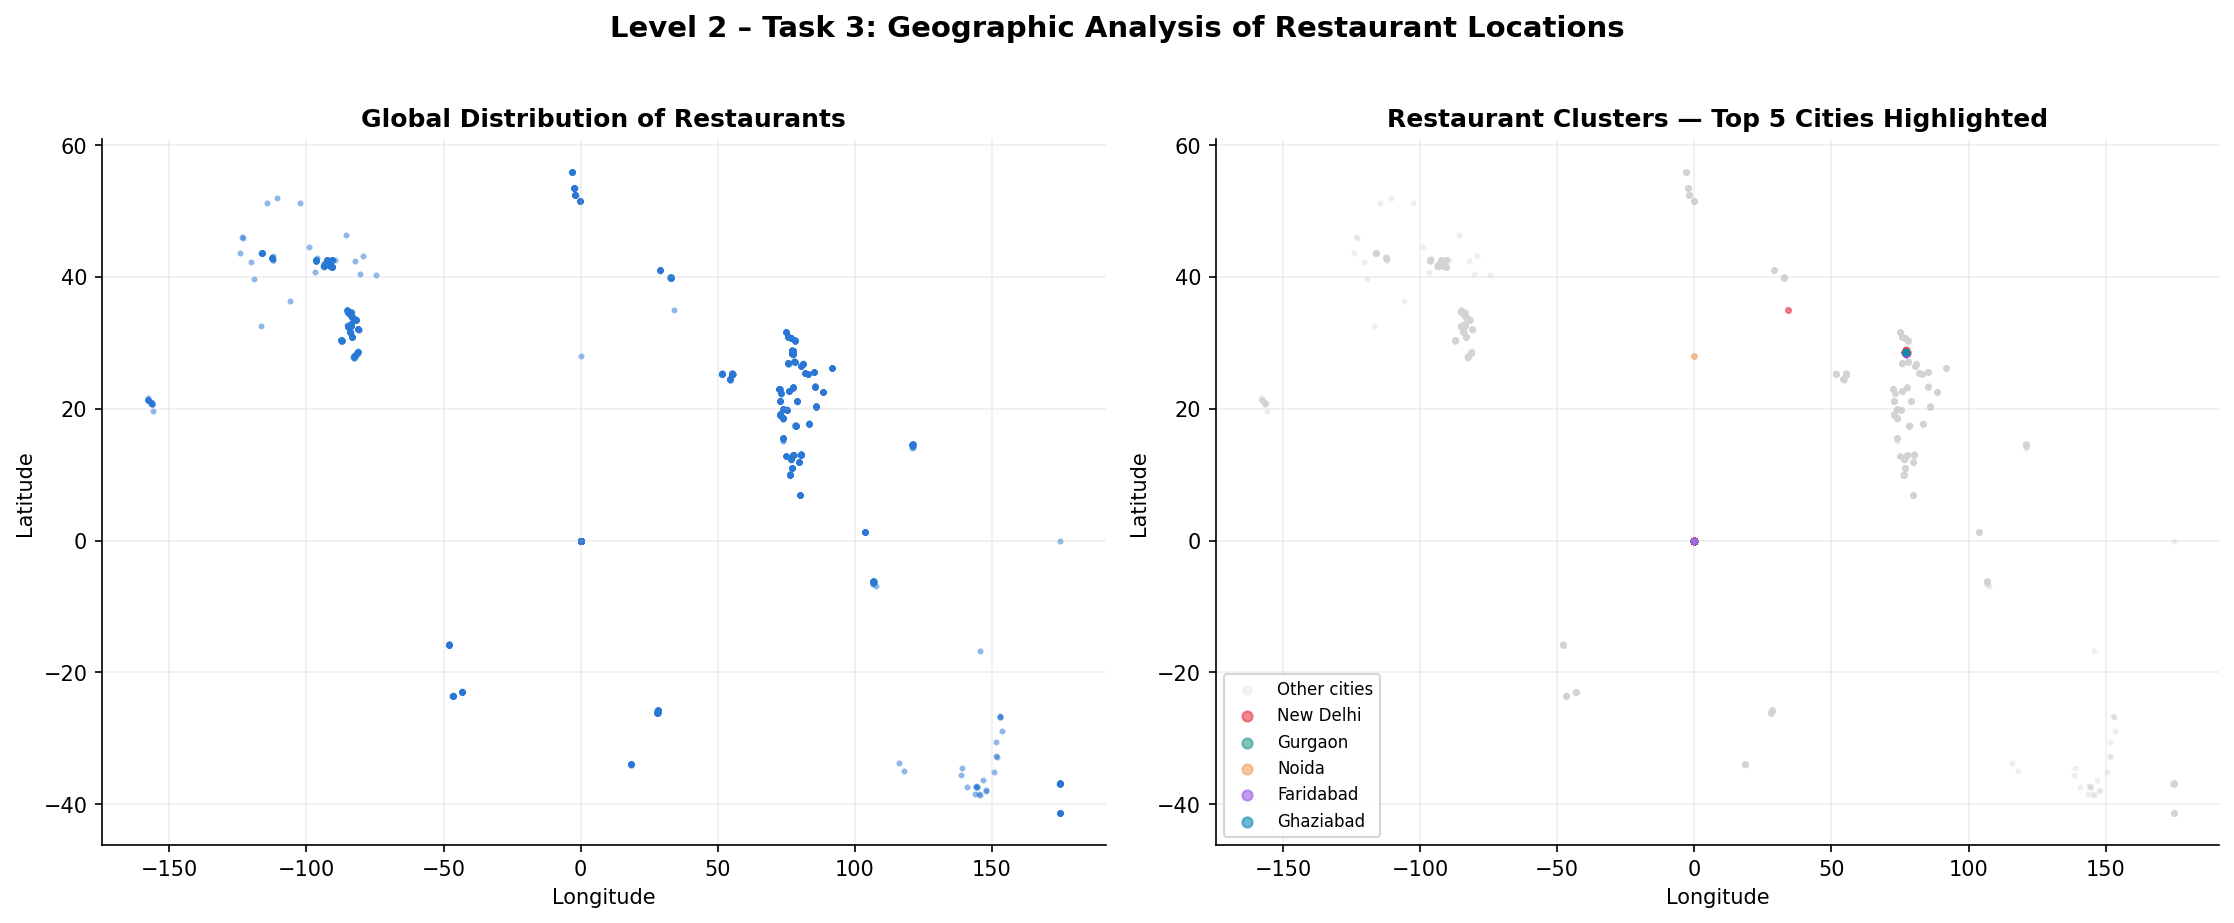

Reproduce this figure in Python.
import pandas as pd
import matplotlib.pyplot as plt

# ── 1. Load dataset ──────────────────────────────────────────────
df = pd.read_csv("Dataset_.csv")
total_restaurants = len(df)
print(f"Total Restaurants : {total_restaurants}\n")

# ── 2. Basic geographic stats ────────────────────────────────────
print("=" * 50)
print("        GEOGRAPHIC COVERAGE SUMMARY")
print("=" * 50)
print(f"  Longitude range : {df['Longitude'].min():.2f} to {df['Longitude'].max():.2f}")
print(f"  Latitude range  : {df['Latitude'].min():.2f} to {df['Latitude'].max():.2f}")
print(f"  Total countries : {df['Country Code'].nunique()}")
print(f"  Total cities    : {df['City'].nunique()}")
print("=" * 50)

# ── 3. Identify clusters: top 5 cities by restaurant density ────
top_cities = df["City"].value_counts().head(5)
print("\nTop 5 City Clusters (by restaurant count):")
for city, count in top_cities.items():
    pct = (count / total_restaurants) * 100
    print(f"  {city:<20} | {count:>5} restaurants ({pct:.2f}%)")

# ── 4. Visualization ──────────────────────────────────────────────
fig, axes = plt.subplots(1, 2, figsize=(15, 6))
fig.suptitle("Level 2 – Task 3: Geographic Analysis of Restaurant Locations", fontsize=14, fontweight="bold", y=1.02)

# Chart 1: World-scale scatter (all restaurants)
axes[0].scatter(df["Longitude"], df["Latitude"], s=4, alpha=0.4, color="#2a78d6")
axes[0].set_title("Global Distribution of Restaurants", fontsize=12, fontweight="bold")
axes[0].set_xlabel("Longitude", fontsize=10)
axes[0].set_ylabel("Latitude", fontsize=10)
axes[0].spines[["top", "right"]].set_visible(False)
axes[0].grid(alpha=0.2)

# Chart 2: Zoomed-in cluster scatter, colored by top 5 cities
top5_names = top_cities.index.tolist()
colors_map = {city: color for city, color in zip(top5_names,
              ["#e63946", "#2a9d8f", "#f4a261", "#9b5de5", "#118ab2"])}

other_df = df[~df["City"].isin(top5_names)]
axes[1].scatter(other_df["Longitude"], other_df["Latitude"], s=4, alpha=0.25,
                color="lightgray", label="Other cities")

for city in top5_names:
    city_df = df[df["City"] == city]
    axes[1].scatter(city_df["Longitude"], city_df["Latitude"], s=6, alpha=0.6,
                     color=colors_map[city], label=city)

axes[1].set_title("Restaurant Clusters — Top 5 Cities Highlighted", fontsize=12, fontweight="bold")
axes[1].set_xlabel("Longitude", fontsize=10)
axes[1].set_ylabel("Latitude", fontsize=10)
axes[1].spines[["top", "right"]].set_visible(False)
axes[1].grid(alpha=0.2)
axes[1].legend(fontsize=8, loc="lower left", markerscale=2)

plt.tight_layout()
plt.savefig("level2_task3_geographic_analysis.png", dpi=150, bbox_inches="tight")
plt.show()
print("\nChart saved → level2_task3_geographic_analysis.png")

# ── 5. Key insight ────────────────────────────────────────────────
print("\n" + "=" * 50)
print("  KEY INSIGHT")
print("=" * 50)
print(f"  Restaurants are heavily clustered around the")
print(f"  Delhi-NCR region (New Delhi, Gurgaon, Noida,")
print(f"  Faridabad), which together account for")
ncr_cities = ["New Delhi", "Gurgaon", "Noida", "Faridabad"]
ncr_count = df[df["City"].isin(ncr_cities)].shape[0]
ncr_pct = (ncr_count / total_restaurants) * 100
print(f"  {ncr_count} restaurants ({ncr_pct:.2f}% of the dataset).")
print("=" * 50)
